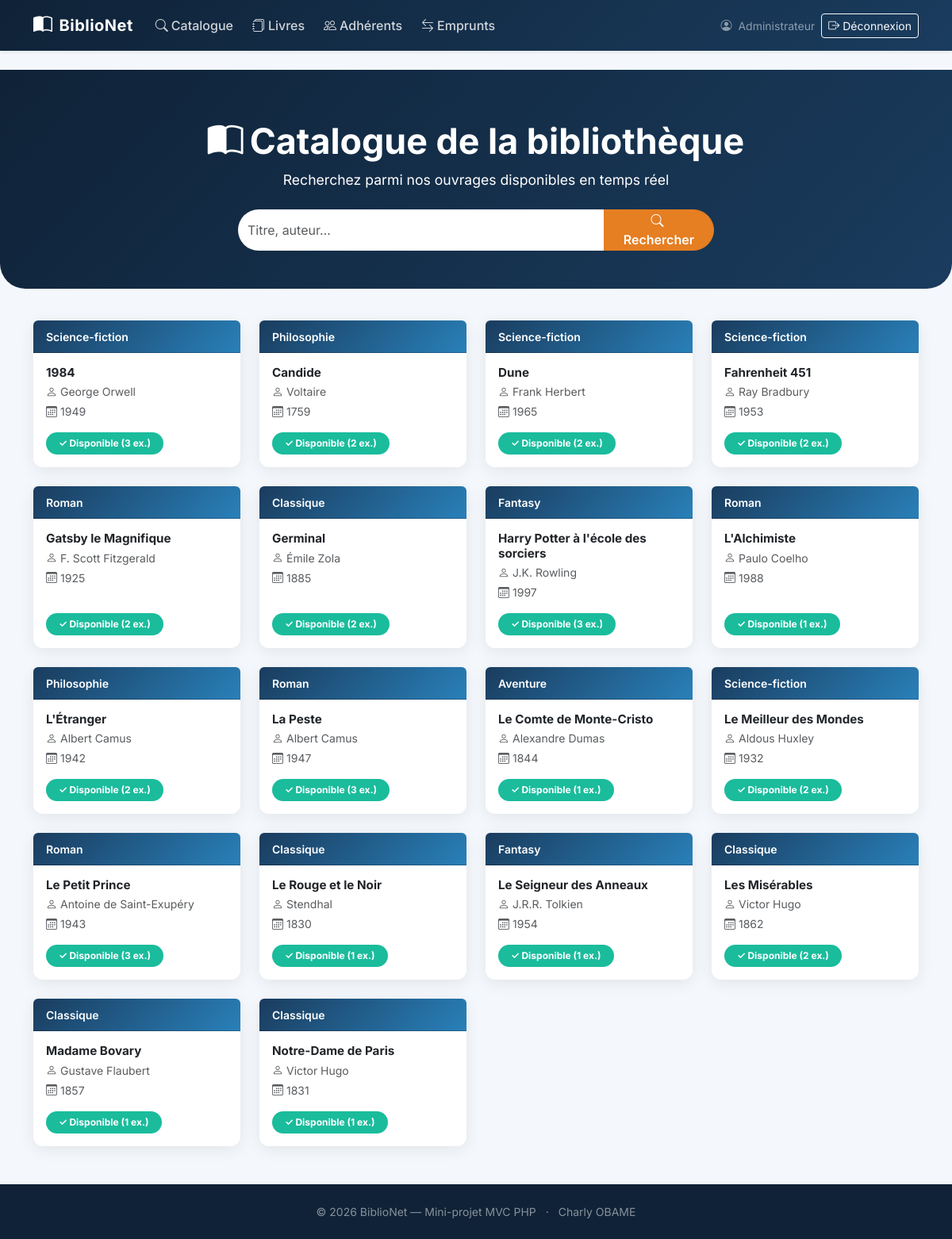
The page / (signed in) on the database its author committed.
### tables this page shows
CREATE TABLE `livres` (
  `id`              INT UNSIGNED NOT NULL AUTO_INCREMENT,
  `titre`           VARCHAR(200) NOT NULL,
  `auteur`          VARCHAR(150) NOT NULL,
  `categorie`       VARCHAR(100) NOT NULL DEFAULT '',
  `annee`           SMALLINT UNSIGNED NOT NULL,
  `nb_exemplaires`  TINYINT UNSIGNED NOT NULL DEFAULT 1,
  PRIMARY KEY (`id`)
);

### app/controllers/CatalogueController.php (called while the page is built, shortened)
<?php
class CatalogueController extends Controller
{
    public function index(): void
    {
        $livres = Livre::allAvecDisponibilite();
        $this->render('catalogue/index', [
            'pageTitle' => 'Catalogue',
            'livres'    => $livres,
            'query'     => '',
        ]);
    }
}

### public/index.php (called while the page is built, shortened)
<?php
$router = new App\Core\Router();
$router->add('',                          'App\Controllers\CatalogueController', 'index');
$router->add('catalogue',                 'App\Controllers\CatalogueController', 'index');
$router->add('catalogue/recherche',       'App\Controllers\CatalogueController', 'recherche');
$router->add('auth/login',                'App\Controllers\AuthController',      'loginForm');
$router->add('auth/login/submit',         'App\Controllers\AuthController',      'login');
$router->add('auth/logout',               'App\Controllers\AuthController',      'logout');
$router->add('livres',                    'App\Controllers\LivreController',     'index');
$router->add('livres/creer',              'App\Controllers\LivreController',     'createForm');
$router->add('livres/creer/submit',       'App\Controllers\LivreController',     'create');
$router->add('livres/modifier/(\d+)',     'App\Controllers\LivreController',     'editForm');
$router->add('livres/modifier/(\d+)/submit', 'App\Controllers\LivreController', 'update');
$router->add('livres/supprimer/(\d+)',    'App\Controllers\LivreController',     'delete');
$router->add('adherents',                 'App\Controllers\AdherentController',  'index');
$router->add('adherents/creer',           'App\Controllers\AdherentController',  'createForm');
$router->add('adherents/creer/submit',    'App\Controllers\AdherentController',  'create');
$router->add('adherents/modifier/(\d+)',  'App\Controllers\AdherentController',  'editForm');
$router->add('adherents/modifier/(\d+)/submit', 'App\Controllers\AdherentController', 'update');
$router->add('adherents/supprimer/(\d+)', 'App\Controllers\AdherentController', 'delete');
$router->add('emprunts',                  'App\Controllers\EmpruntController',   'index');
$router->add('emprunts/creer',            'App\Controllers\EmpruntController',   'createForm');
$router->add('emprunts/creer/submit',     'App\Controllers\EmpruntController',   'create');
$router->add('emprunts/retour/(\d+)',     'App\Controllers\EmpruntController',   'retour');
$url = $_GET['url'] ?? '';
$router->dispatch($url);

### app/models/Livre.php (called while the page is built, shortened)
<?php
class Livre
{
    public static function allAvecDisponibilite(): array
    {
        $pdo = Database::getInstance();
        $sql = '
            SELECT l.*,
                   (l.nb_exemplaires - COALESCE(e.nb_en_cours, 0)) AS disponibles
            FROM livres l
            LEFT JOIN (
                SELECT livre_id, COUNT(*) AS nb_en_cours
                FROM emprunts
                WHERE date_retour IS NULL
                GROUP BY livre_id
            ) e ON e.livre_id = l.id
            ORDER BY l.titre ASC
        ';
        return $pdo->query($sql)->fetchAll();
    }
}

### app/views/catalogue/index.php (the view, shortened to what this page needs)
<section class="bn-hero">
  <div class="container text-center">
    <h1 class="fade-in-up">
      <i class="bi bi-book-half me-2"></i>Catalogue de la bibliothèque
    </h1>
    <p class="fade-in-up" style="animation-delay:.1s">
      Recherchez parmi nos ouvrages disponibles en temps réel
    </p>
    <form action="<?= APP_URL ?>/catalogue/recherche" method="GET"
          class="d-flex justify-content-center mt-4 fade-in-up"
          style="max-width:600px; margin:0 auto; animation-delay:.2s">
      <input type="text"
             id="catalogue-search"
             name="q"
             value="<?= htmlspecialchars($query) ?>"
             class="form-control bn-search-input"
             placeholder="Titre, auteur…"
             autocomplete="off" />
      <button type="submit" class="btn bn-search-btn">
        <i class="bi bi-search me-1"></i>Rechercher
      </button>
    </form>
  </div>
</section>
<div class="container">
  <?php if (empty($livres)): ?>
    <div class="text-center py-5">
      <i class="bi bi-search fs-1 text-muted"></i>
      <p class="mt-3 text-muted">Aucun livre trouvé.</p>
    </div>
  <?php else: ?>
    <div class="row row-cols-1 row-cols-sm-2 row-cols-lg-3 row-cols-xl-4 g-4">
      <?php foreach ($livres as $i => $livre): ?>
        <?php $dispo = (int)($livre['disponibles'] ?? $livre['nb_exemplaires']); ?>
        <div class="col fade-in-up" style="animation-delay: <?= $i * 0.04 ?>s">
          <div class="bn-card card h-100 p-0">
            <div class="card-header text-white fw-semibold rounded-top"
                 style="background: <?= $dispo > 0 ? 'linear-gradient(135deg,#1a3c5e,#2980b9)' : 'linear-gradient(135deg,#7f8c8d,#95a5a6)' ?>">
              <small><?= htmlspecialchars($livre['categorie'] ?: 'Divers') ?></small>
            </div>
            <div class="card-body d-flex flex-column p-3">
              <h5 class="card-title fw-bold mb-1" style="font-size:.95rem">
                <?= htmlspecialchars($livre['titre']) ?>
              </h5>
              <p class="text-muted small mb-1">
                <i class="bi bi-person me-1"></i><?= htmlspecialchars($livre['auteur']) ?>
              </p>
              <p class="text-muted small mb-3">
                <i class="bi bi-calendar3 me-1"></i><?= htmlspecialchars($livre['annee']) ?>
              </p>
              <div class="mt-auto d-flex align-items-center justify-content-between">
                <span class="badge <?= $dispo > 0 ? 'badge-dispo' : 'badge-indispo' ?> rounded-pill px-3 py-2">
                  <?= $dispo > 0 ? "✓ Disponible ($dispo ex.)" : '✗ Indisponible' ?>
                </span>
              </div>
            </div>
          </div>
        </div>
      <?php endforeach; ?>
    </div>
  <?php endif; ?>
</div>

### app/core/Router.php (shortened to what this page needs)
<?php
class Router
{
    private array $routes = [];
    public function add(string $path, string $controller, string $action): void
    {
        $this->routes[$path] = [
            'controller' => $controller,
            'action'     => $action,
        ];
    }
    public function dispatch(string $url): void
    {
        $url = trim($url, '/');
        $url = strtok($url, '?');
        foreach ($this->routes as $pattern => $route) {
            if (preg_match('#^' . $pattern . '$#', $url, $matches)) {
                array_shift($matches);
                $action          = $route['action'];
                $controller = new $controllerClass();
                call_user_func_array([$controller, $action], $matches);
                return;
            }
        }
    }
}

### public/assets/css/style.css (style rules this page uses)
:root { --bn-primary: #1a3c5e; --bn-accent: #e67e22; --bn-light: #f4f7fb; --bn-dark: #0f2237; --bn-navbar-h: 64px; --bn-radius: 0.75rem; --bn-shadow: 0 4px 20px rgba(0,0,0,.08); --bn-trans: 0.25s ease; }
*, *::before, *::after { box-sizing: border-box; }
html { scroll-behavior: smooth; }
body { font-family: 'Inter', sans-serif; background: var(--bn-light); color: #2c3e50; min-height: 100vh; display: flex; flex-direction: column; }
.bn-card { background: #fff; border-radius: var(--bn-radius); box-shadow: var(--bn-shadow); border: none; transition: transform var(--bn-trans), box-shadow var(--bn-trans); }
.bn-hero { background: linear-gradient(135deg, var(--bn-dark) 0%, var(--bn-primary) 100%); color: #fff; padding: 4rem 0 3rem; margin-bottom: 2.5rem; border-radius: 0 0 2rem 2rem; }
.bn-hero h1 { font-size: clamp(1.8rem, 4vw, 2.8rem); font-weight: 700; }
.bn-hero p { opacity: .85; font-size: 1.1rem; }
.bn-search-input { border-radius: 2rem 0 0 2rem !important; border: none !important; font-size: 1rem; height: 52px; }
.bn-search-btn { border-radius: 0 2rem 2rem 0 !important; background: var(--bn-accent); border-color: var(--bn-accent); color: #fff; font-weight: 600; height: 52px; padding: 0 1.5rem; transition: background var(--bn-trans); }
.badge-dispo { background: #1abc9c; color: #fff; }
.fade-in-up { animation: fadeInUp .4s ease both; }

### rows shown on the page
livres: categorie "Science-fiction", titre "1984", auteur "George Orwell", annee "1949", dispo "3"
livres: categorie "Philosophie", titre "Candide", auteur "Voltaire", annee "1759", dispo "2"
livres: categorie "Science-fiction", titre "Dune", auteur "Frank Herbert", annee "1965", dispo "2"
livres: categorie "Science-fiction", titre "Fahrenheit 451", auteur "Ray Bradbury", annee "1953", dispo "2"
livres: categorie "Roman", titre "Gatsby le Magnifique", auteur "F. Scott Fitzgerald", annee "1925", dispo "2"
livres: categorie "Classique", titre "Germinal", auteur "Émile Zola", annee "1885", dispo "2"
livres: categorie "Fantasy", titre "Harry Potter à l'école des sorciers", auteur "J.K. Rowling", annee "1997", dispo "3"
livres: categorie "Roman", titre "L'Alchimiste", auteur "Paulo Coelho", annee "1988", dispo "1"
livres: categorie "Philosophie", titre "L'Étranger", auteur "Albert Camus", annee "1942", dispo "2"
livres: categorie "Roman", titre "La Peste", auteur "Albert Camus", annee "1947", dispo "3"
livres: categorie "Aventure", titre "Le Comte de Monte-Cristo", auteur "Alexandre Dumas", annee "1844", dispo "1"
livres: categorie "Science-fiction", titre "Le Meilleur des Mondes", auteur "Aldous Huxley", annee "1932", dispo "2"
livres: categorie "Roman", titre "Le Petit Prince", auteur "Antoine de Saint-Exupéry", annee "1943", dispo "3"
livres: categorie "Classique", titre "Le Rouge et le Noir", auteur "Stendhal", annee "1830", dispo "1"
livres: categorie "Fantasy", titre "Le Seigneur des Anneaux", auteur "J.R.R. Tolkien", annee "1954", dispo "1"
livres: categorie "Classique", titre "Les Misérables", auteur "Victor Hugo", annee "1862", dispo "2"
livres: categorie "Classique", titre "Madame Bovary", auteur "Gustave Flaubert", annee "1857", dispo "1"
livres: categorie "Classique", titre "Notre-Dame de Paris", auteur "Victor Hugo", annee "1831", dispo "1"
